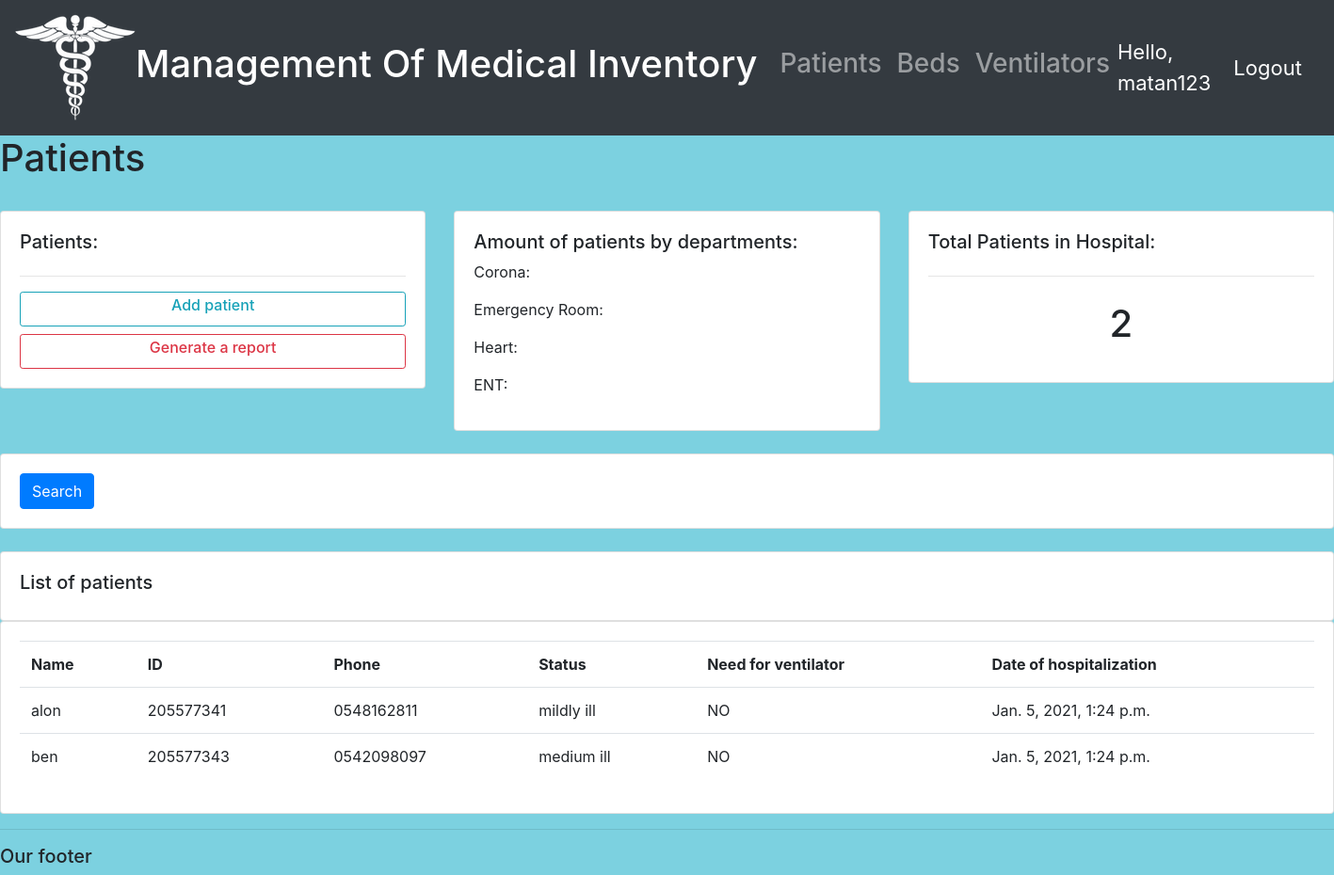
/patients/ (signed in), run on the app's committed database.
### accounts/models.py (models this page shows, shortened)
class Patient (models.Model):
    STATUS=(
            ('mildly ill','mildly ill'),
            ('medium ill' ,'medium ill'),
            ('seriously ill','seriously ill'),
            ('dying','dying'),
            )
    VEN=(
        ('YES','YES'),
        ('NO','NO'),
    )
    DEP=(
        ('Corona','Corona'),
        ('ENP','ENP'),
        ('Heart', 'Heart'),
        ('Emergency room', 'Emergency room'),
    )
    name=models.CharField(max_length=200,null=True)
    ID=models.CharField(max_length=200,null=True)
    phone=models.CharField(max_length=200,null=True)
    status=models.CharField(max_length=200,null=True,choices=STATUS)
    need_ven=models.CharField(max_length=200,null=True,choices=VEN)
    date_created=models.DateTimeField(auto_now_add=True,null=True)
    objects=models.Manager()

### accounts/decorators.py (the view)
        def wrapper_func(request, *args, **kwargs):
            group = None
            if request.user.groups.exists():
                group = request.user.groups.all()[0].name
            if group in allowed_roles:
                return view_func(request, *args, **kwargs)
            else:
                return HttpResponse('You are not authorized to view this page')

### accounts/views.py (called while the page is built)
@login_required(login_url='login')
@allowed_users(allowed_roles=['manger', 'help_desk'])
def patients(request):
    pat = Patient.objects.all()
    return render(request, 'accounts/patients.html', {'patients':pat})

### accounts/templates/accounts/patients.html (shortened to what this page needs)
{% extends 'accounts/main.html' %}
{% block content %}
<h1>Patients</h1>
<br>
<div class="row">
	<div class="col-md">
		<div class="card card-body">
			<h5>Patients:</h5>
			<hr>
			<a class="btn btn-outline-info  btn-sm btn-block" href="{% url 'add_patient' %}"> <h6> Add patient </h6> </a>
			<a class="btn btn-outline-danger  btn-sm btn-block" href=""> <h6> Generate a report </h6> </a>
		</div>
	</div>
	<div class="col-md">
		<div class="card card-body">
			<tr>
				<h5>Amount of patients by departments:</h5>
				<p>Corona: </p>
				<p>Emergency Room: </p>
				<p>Heart: </p>
				<p>ENT: </p>
			</tr>
		</div>
	</div>
	<div class="col-md">
		<div class="card card-body">
			<h5>Total Patients in Hospital:</h5>
			<hr>
			<h1 style="text-align: center;padding: 10px">{{patients.count}}</h1>
		</div>
	</div>
</div>
<br>
<div class="row">
	<div class="col">
		<div class="card card-body">
			<form method="get">
				<button class="btn btn-primary" type="submit">Search</button>
		  </form>
		</div>
	</div>
</div>
<br>
		<div class="row">
			<div class="col-md">
				<div class="card card-body">
					<h5>List of patients</h5>
				</div>
				<div class="card card-body">
					<table class="table">
						<tr>
							<th>Name</th>
							<th>ID</th>
							<th>Phone</th>
							<th>Status</th>
                            <th>Need for ventilator</th>
							<th>Date of hospitalization</th>
						</tr>
						{% for i in patients %}
						<tr>
							<td>{{i.name}}</td>
							<td>{{i.ID}}</td>
							<td>{{i.phone}}</td>
							<td>{{i.status}}</td>
							<td>{{i.need_ven}}</td>
							<td>{{i.date_created}}</td>
						</tr>
						{% endfor %}
					</table>
				</div>
			</div>
		</div>
{% endblock %}

### accounts/templates/accounts/navbar.html (shortened to what this page needs)
{% load static %}
<nav class="navbar navbar-expand-lg navbar-dark bg-dark">
  <img src="{% static 'images/img1.png'%}">
  <a class="navbar-brand" href="{% url 'home' %}">  <h1> Management Of Medical Inventory </h1> </a>
  <div class="collapse navbar-collapse" id="navbarNav">
    <ul class="navbar-nav">
      {% if request.user.is_staff %}
      <li class="nav-item">
        <a class="nav-link" href="{% url 'patients' %}"> <h3> Patients</h3> </a>
      </li>
      <li class="nav-item">
        <a class="nav-link" href="{% url 'beds' %}"> <h3> Beds </h3></a>
      </li>
      <li class="nav-item">
        <a class="nav-link" href="{% url 'ventilators' %}"> <h3>Ventilators</h3></a>
      </li>
      {% endif %}
    </ul>
  </div>
  <span class="hello-msg">Hello, {{request.user}}</span>
  <span><a class="hello-msg" href="{% url 'logout' %}">Logout</a> </span>
</nav>

### static/css/main.css (style rules this page uses)
body { background-color: #7CD1B0; }

### accounts/templates/accounts/navbar.html (style rules this page uses)
.hello-msg { font-size: 22px; color: #fff; margin-right: 24px; }

### accounts/templates/accounts/patients.html (style rules this page uses)
body { background-color: #7CD1E0; }

### data on the page
Patient: name "alon", ID "205577341", phone "0548162811", status "mildly ill", need_ven "NO", date_created "Jan. 5, 2021, 1:24 p.m."
Patient: name "ben", ID "205577343", phone "0542098097", status "medium ill", need_ven "NO", date_created "Jan. 5, 2021, 1:24 p.m."

### other printed values
{{ request.user }} "matan123"
{{ patients.count }} "2"
